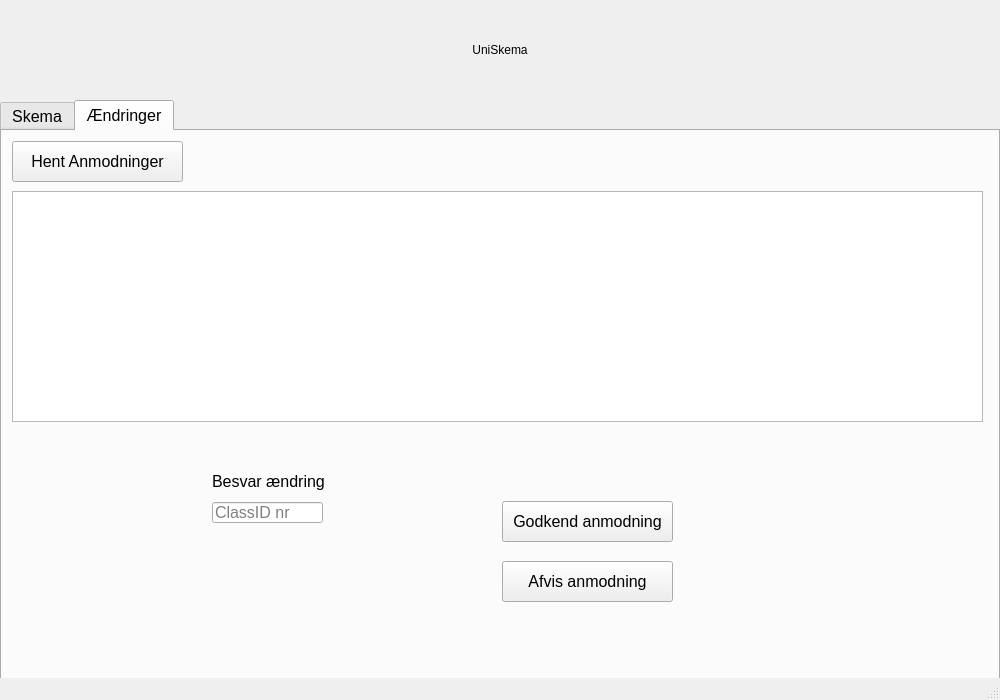
<?xml version="1.0" encoding="UTF-8"?>
<ui version="4.0">
 <class>MainWindow</class>
 <widget class="QMainWindow" name="MainWindow">
  <property name="geometry">
   <rect>
    <x>0</x>
    <y>0</y>
    <width>1000</width>
    <height>700</height>
   </rect>
  </property>
  <property name="sizePolicy">
   <sizepolicy hsizetype="Fixed" vsizetype="Fixed">
    <horstretch>0</horstretch>
    <verstretch>0</verstretch>
   </sizepolicy>
  </property>
  <property name="minimumSize">
   <size>
    <width>1000</width>
    <height>700</height>
   </size>
  </property>
  <property name="maximumSize">
   <size>
    <width>1000</width>
    <height>700</height>
   </size>
  </property>
  <property name="windowTitle">
   <string>MainWindow</string>
  </property>
  <widget class="QWidget" name="centralwidget">
   <widget class="QTabWidget" name="tabWidget">
    <property name="geometry">
     <rect>
      <x>0</x>
      <y>100</y>
      <width>1000</width>
      <height>600</height>
     </rect>
    </property>
    <property name="styleSheet">
     <string notr="true">font-size:16px;</string>
    </property>
    <property name="currentIndex">
     <number>1</number>
    </property>
    <widget class="QWidget" name="tab">
     <attribute name="title">
      <string>Skema</string>
     </attribute>
     <widget class="QListWidget" name="ScheduleList">
      <property name="geometry">
       <rect>
        <x>440</x>
        <y>50</y>
        <width>531</width>
        <height>251</height>
       </rect>
      </property>
     </widget>
     <widget class="QCalendarWidget" name="calendarWidget">
      <property name="geometry">
       <rect>
        <x>10</x>
        <y>50</y>
        <width>411</width>
        <height>450</height>
       </rect>
      </property>
     </widget>
     <widget class="QLineEdit" name="Line_courseid">
      <property name="geometry">
       <rect>
        <x>750</x>
        <y>400</y>
        <width>113</width>
        <height>22</height>
       </rect>
      </property>
      <property name="text">
       <string/>
      </property>
      <property name="placeholderText">
       <string>kursusid </string>
      </property>
     </widget>
     <widget class="QLabel" name="label_2">
      <property name="geometry">
       <rect>
        <x>440</x>
        <y>330</y>
        <width>141</width>
        <height>21</height>
       </rect>
      </property>
      <property name="text">
       <string>Lav ny forelæsning</string>
      </property>
     </widget>
     <widget class="QLabel" name="label_4">
      <property name="geometry">
       <rect>
        <x>450</x>
        <y>440</y>
        <width>111</width>
        <height>21</height>
       </rect>
      </property>
      <property name="text">
       <string>Format: xx:xx:xx</string>
      </property>
     </widget>
     <widget class="QLabel" name="label_3">
      <property name="geometry">
       <rect>
        <x>600</x>
        <y>380</y>
        <width>111</width>
        <height>21</height>
       </rect>
      </property>
      <property name="text">
       <string>Format: xxxx-xx-xx</string>
      </property>
     </widget>
     <widget class="QLineEdit" name="Line_location">
      <property name="geometry">
       <rect>
        <x>450</x>
        <y>400</y>
        <width>113</width>
        <height>22</height>
       </rect>
      </property>
      <property name="placeholderText">
       <string>Location</string>
      </property>
     </widget>
     <widget class="QLineEdit" name="Line_date">
      <property name="geometry">
       <rect>
        <x>600</x>
        <y>400</y>
        <width>113</width>
        <height>22</height>
       </rect>
      </property>
      <property name="placeholderText">
       <string>Date</string>
      </property>
     </widget>
     <widget class="QLineEdit" name="Line_start">
      <property name="geometry">
       <rect>
        <x>450</x>
        <y>460</y>
        <width>113</width>
        <height>22</height>
       </rect>
      </property>
      <property name="placeholderText">
       <string>Start tidspunkt</string>
      </property>
     </widget>
     <widget class="QLabel" name="label_5">
      <property name="geometry">
       <rect>
        <x>600</x>
        <y>440</y>
        <width>111</width>
        <height>21</height>
       </rect>
      </property>
      <property name="text">
       <string>Format: xx:xx:xx</string>
      </property>
     </widget>
     <widget class="QLineEdit" name="Line_end">
      <property name="geometry">
       <rect>
        <x>600</x>
        <y>460</y>
        <width>113</width>
        <height>22</height>
       </rect>
      </property>
      <property name="accessibleName">
       <string/>
      </property>
      <property name="placeholderText">
       <string>Slut tidspunkt</string>
      </property>
     </widget>
     <widget class="QPushButton" name="make_class">
      <property name="geometry">
       <rect>
        <x>800</x>
        <y>460</y>
        <width>151</width>
        <height>41</height>
       </rect>
      </property>
      <property name="text">
       <string>udgiv forelæsning</string>
      </property>
     </widget>
    </widget>
    <widget class="QWidget" name="tab2">
     <attribute name="title">
      <string>Ændringer</string>
     </attribute>
     <widget class="QListWidget" name="ScheduleList2">
      <property name="geometry">
       <rect>
        <x>10</x>
        <y>60</y>
        <width>971</width>
        <height>231</height>
       </rect>
      </property>
     </widget>
     <widget class="QPushButton" name="hent_anmodninger">
      <property name="geometry">
       <rect>
        <x>10</x>
        <y>10</y>
        <width>171</width>
        <height>41</height>
       </rect>
      </property>
      <property name="text">
       <string>Hent Anmodninger</string>
      </property>
     </widget>
     <widget class="QLineEdit" name="Line_classid">
      <property name="geometry">
       <rect>
        <x>210</x>
        <y>371</y>
        <width>111</width>
        <height>21</height>
       </rect>
      </property>
      <property name="placeholderText">
       <string>ClassID nr</string>
      </property>
     </widget>
     <widget class="QLabel" name="label_6">
      <property name="geometry">
       <rect>
        <x>210</x>
        <y>340</y>
        <width>141</width>
        <height>21</height>
       </rect>
      </property>
      <property name="text">
       <string>Besvar ændring</string>
      </property>
     </widget>
     <widget class="QPushButton" name="GodkendAnmodning">
      <property name="geometry">
       <rect>
        <x>500</x>
        <y>370</y>
        <width>171</width>
        <height>41</height>
       </rect>
      </property>
      <property name="text">
       <string>Godkend anmodning</string>
      </property>
     </widget>
     <widget class="QPushButton" name="AfvisAnmodning">
      <property name="geometry">
       <rect>
        <x>500</x>
        <y>430</y>
        <width>171</width>
        <height>41</height>
       </rect>
      </property>
      <property name="text">
       <string>Afvis anmodning</string>
      </property>
     </widget>
    </widget>
   </widget>
   <widget class="QLabel" name="label">
    <property name="geometry">
     <rect>
      <x>0</x>
      <y>0</y>
      <width>1000</width>
      <height>100</height>
     </rect>
    </property>
    <property name="styleSheet">
     <string notr="true">font: 500 30pt;</string>
    </property>
    <property name="text">
     <string>UniSkema</string>
    </property>
    <property name="alignment">
     <set>Qt::AlignCenter</set>
    </property>
   </widget>
  </widget>
  <widget class="QMenuBar" name="menubar">
   <property name="geometry">
    <rect>
     <x>0</x>
     <y>0</y>
     <width>1000</width>
     <height>22</height>
    </rect>
   </property>
  </widget>
  <widget class="QStatusBar" name="statusbar"/>
 </widget>
 <resources/>
 <connections/>
</ui>
